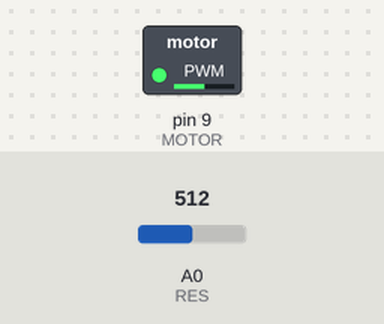
Recording of a sketch running on a simulated Arduino Uno, built with avr-gcc and run on an emulated ATmega328P. Shown: switched loads named in the sketch (green lamp = pin HIGH). The test bench sets the inputs (shaded band); at power-on: A0 (RES) = 512.

Above: at 1.2 s.
1.3 s: A0 (RES) set to 716
At 2.4 s:
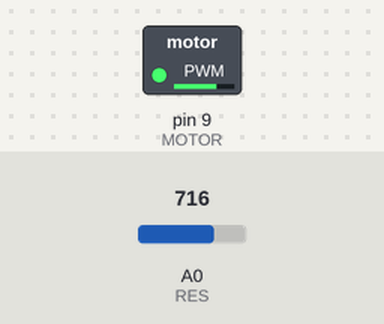
2.8 s: A0 (RES) set to 900
At 3.5 s:
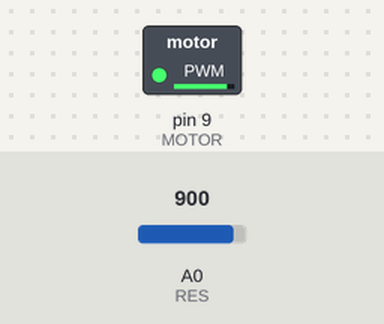
4.3 s: A0 (RES) set to 122
At 4.6 s:
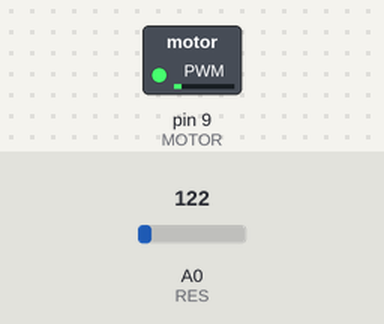
5.8 s: A0 (RES) set to 0
At 7.2 s:
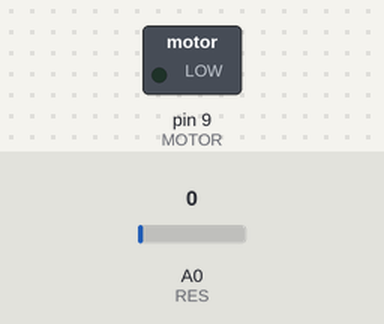
Timing chart, 0 to 8.3 s (numbered marks = the images above; inputs shaded):
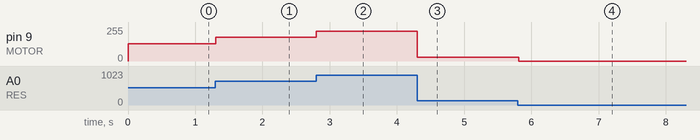

Measured:
- after the input at 1.3 s, pin 9 (MOTOR): 128/255 → 179/255 at once
- after the input at 2.8 s, pin 9 (MOTOR): 179/255 → 225/255 at once
- after the input at 4.3 s, pin 9 (MOTOR): 225/255 → 30/255 at once
- after the input at 5.8 s, pin 9 (MOTOR): 30/255 → 0/255 at once

The sketch:

Motor.ino
```cpp
const int MOTOR = 9;//pin for motor
const int RES = 0; //pin for resistor
int val = 0;

void setup() {
  // put your setup code here, to run once:
  pinMode(MOTOR, OUTPUT);
}

void loop() {
  // put your main code here, to run repeatedly:
  val = analogRead(RES);
  analogWrite(MOTOR, val/4);
  //digitalWrite(MOTOR, HIGH);
  delay(10);
}
```
